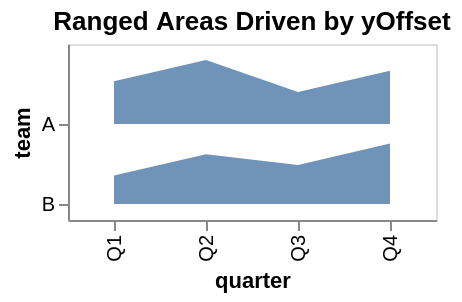

Here is the Vega-Lite specification saved for this chart:
### Vega specification from a JSON file in a GitHub repository (floating-point values rounded to 4 significant figures)
{"$schema": "https://vega.github.io/schema/vega/v6.json", "background": "white", "padding": 5, "title": {"text": "Ranged Areas Driven by yOffset", "frame": "group"}, "style": "cell", "data": [{"name": "source_0", "values": [{"quarter": "Q1", "team": "A", "score": 12}, {"quarter": "Q2", "team": "A", "score": 18}, {"quarter": "Q3", "team": "A", "score": 9}, {"quarter": "Q4", "team": "A", "score": 15}, {"quarter": "Q1", "team": "B", "score": 8}, {"quarter": "Q2", "team": "B", "score": 14}, {"quarter": "Q3", "team": "B", "score": 11}, {"quarter": "Q4", "team": "B", "score": 17}]}], "signals": [{"name": "x_step", "value": 46}, {"name": "width", "update": "bandspace(domain('x').length, 1, 0.5) * x_step"}, {"name": "y_step", "value": 40}, {"name": "height", "update": "bandspace(domain('y').length, 0.2, 0.2) * y_step"}], "marks": [{"name": "pathgroup", "type": "group", "from": {"facet": {"name": "faceted_path_main", "data": "source_0", "groupby": ["team"]}}, "encode": {"update": {"width": {"field": {"group": "width"}}, "height": {"field": {"group": "height"}}}}, "marks": [{"name": "marks", "type": "area", "style": ["area"], "sort": {"field": "x"}, "from": {"data": "faceted_path_main"}, "encode": {"update": {"opacity": {"value": 0.8}, "fill": {"value": "#4c78a8"}, "description": {"signal": "\"quarter: \" + (isValid(datum[\"quarter\"]) ? isArray(datum[\"quarter\"]) ? join(datum[\"quarter\"], ' ') : datum[\"quarter\"] : \"\"+datum[\"quarter\"]) + \"; team: \" + (isValid(datum[\"team\"]) ? isArray(datum[\"team\"]) ? join(datum[\"team\"], ' ') : datum[\"team\"] : \"\"+datum[\"team\"]) + \"; score: \" + (format(datum[\"score\"], \"\"))"}, "x": {"scale": "x", "field": "quarter"}, "y": {"scale": "y", "field": "team", "offset": {"scale": "yOffset", "field": "score"}}, "y2": {"scale": "y", "field": "team", "offset": {"signal": "isFinite(scale(\"yOffset\", clamp(0, extent(domain(\"yOffset\"))[0], extent(domain(\"yOffset\"))[1]))) && isFinite(bandwidth(\"y\")) && bandwidth(\"y\") > 0 ? clamp(scale(\"yOffset\", clamp(0, extent(domain(\"yOffset\"))[0], extent(domain(\"yOffset\"))[1])), 0, bandwidth(\"y\")) : (isFinite(bandwidth(\"y\")) ? (bandwidth(\"y\")) / 2 : 0)"}}, "defined": {"signal": "isValid(datum[\"score\"]) && isFinite(+datum[\"score\"])"}}}}]}], "scales": [{"name": "x", "type": "point", "domain": {"data": "source_0", "field": "quarter", "sort": true}, "range": {"step": {"signal": "x_step"}}, "padding": 0.5}, {"name": "y", "type": "band", "domain": {"data": "source_0", "field": "team", "sort": true}, "range": {"step": {"signal": "y_step"}}, "paddingInner": 0.2, "paddingOuter": 0.2}, {"name": "yOffset", "type": "linear", "domain": {"data": "source_0", "field": "score"}, "range": [{"signal": "bandwidth('y')"}, 0], "zero": true}], "axes": [{"scale": "x", "orient": "bottom", "grid": false, "title": "quarter", "labelAlign": "right", "labelAngle": 270, "labelBaseline": "middle", "zindex": 0}, {"scale": "y", "orient": "left", "grid": false, "title": "team", "bandPosition": {"signal": "isFinite(scale(\"yOffset\", clamp(0, extent(domain(\"yOffset\"))[0], extent(domain(\"yOffset\"))[1]))) && isFinite(bandwidth(\"y\")) && bandwidth(\"y\") > 0 ? clamp(scale(\"yOffset\", clamp(0, extent(domain(\"yOffset\"))[0], extent(domain(\"yOffset\"))[1])) / bandwidth(\"y\"), 0, 1) : 0.5"}, "encode": {"labels": {"update": {"y": {"signal": "scale(\"y\", datum.value) + bandwidth(\"y\") * (isFinite(scale(\"yOffset\", clamp(0, extent(domain(\"yOffset\"))[0], extent(domain(\"yOffset\"))[1]))) && isFinite(bandwidth(\"y\")) && bandwidth(\"y\") > 0 ? clamp(scale(\"yOffset\", clamp(0, extent(domain(\"yOffset\"))[0], extent(domain(\"yOffset\"))[1])) / bandwidth(\"y\"), 0, 1) : 0.5)"}}}}, "zindex": 0}]}
